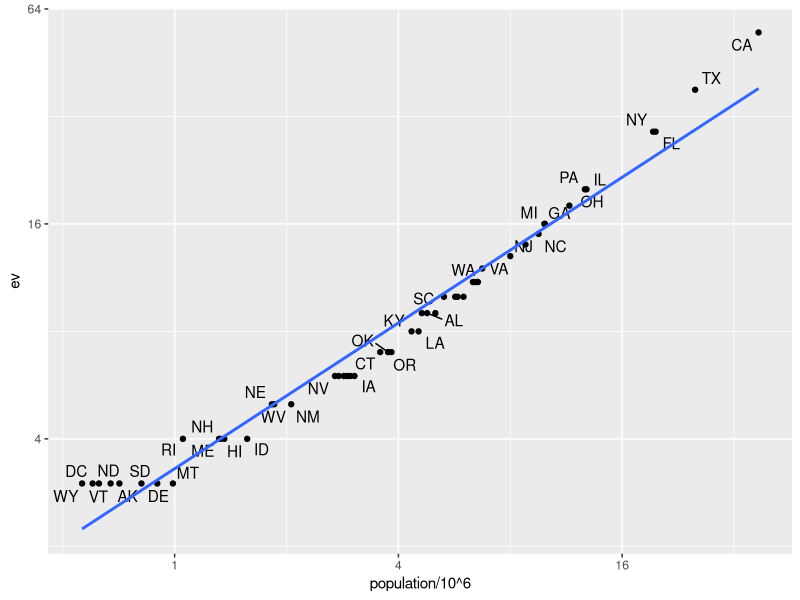

This chart was generated by the following R code:
## ---- chunk 1
  library(tidyverse)
  library(dslabs)
  data(murders)
  head(murders)
## ---- chunk 2
  head(results_us_election_2016) 

## ---- chunk 3
  identical(results_us_election_2016$state,murders$state)
## ---- chunk 4
  tab <- left_join(murders, results_us_election_2016, by = "state") %>%
select(-others) %>% rename(ev = electoral_votes)
head(tab)
## ---- chunk 5
 # tab %>% ggplot(aes(population/10^6, ev, label = abb)) + geom_point() + geom_text_repel() + scale_x_continuous("log2")
  library(ggrepel)
  tab %>% ggplot(aes(population/10^6, ev, label = abb)) +
  geom_point() +
  geom_text_repel() +
  scale_x_continuous(trans = "log2") +
  scale_y_continuous(trans = "log2") + 
  geom_smooth(method = "lm", se = FALSE)

## ---- chunk 6
  tab_1 = slice(murders, 1:6) %>% select(state, population)
  tab_1
## ---- chunk 7
  tab_2 = results_us_election_2016 %>%
  filter(state %in% c("Alabama" , "Alaska" , "Arizona", "California", "Connecticut", "Delaware")) %>% 
  select(state,electoral_votes) %>%
  rename(ev = electoral_votes)
  
 # Atau menggunakan fungsi : 
 # tab_2 = results_us_election_2016 %>%
 # filter(state == "Alabama" | state == "Alaska" | state == "Arizona" | state ==
 # "California" | state == "Connecticut" | state == "Delaware") %>% 
 # select(state,electoral_votes) %>%
 # rename(ev = electoral_votes)
 # tab_2
## ---- chunk 8
  left_join(tab_1,tab_2, by="state")
## ---- chunk 9
  right_join(tab_1, tab_2, by = "state")
## ---- chunk 10
  inner_join(tab_1, tab_2, by = "state")
## ---- chunk 11
  full_join(tab_1,tab_2, by = "state")
## ---- chunk 12
  semi_join(tab_1, tab_2 , by = "state")
## ---- chunk 13
  anti_join(tab_1, tab_2, by= "state")
